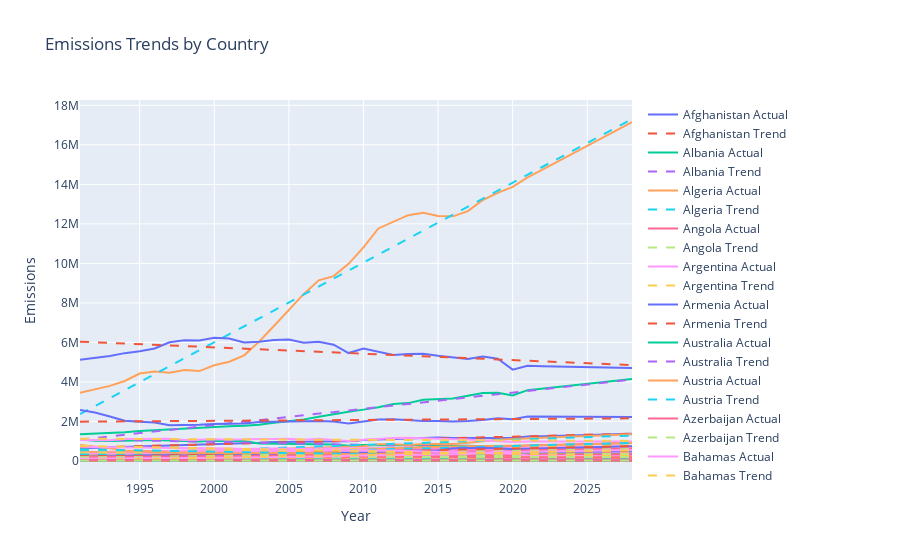
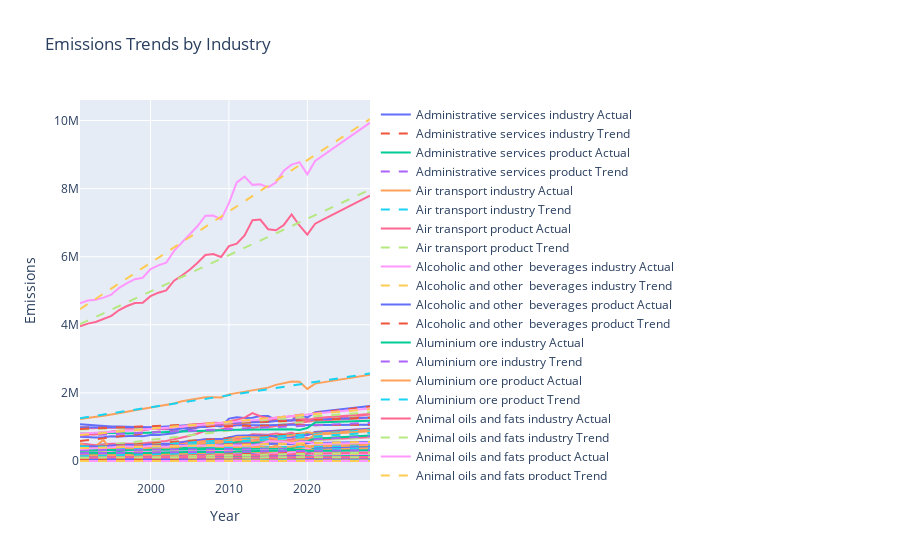

The code cell stored with these charts, in order, in its notebook:
### Code cell
import plotly.graph_objects as go

# Function to create plotly figure
def create_interactive_plot(trend_data, category_col, title):
    fig = go.Figure()

    for category in trend_data[category_col].unique():
        subset = trend_data[trend_data[category_col] == category]
        fig.add_trace(go.Scatter(x=subset['Year'], y=subset['Emissions'], mode='lines', name=f'{category} Actual'))
        fig.add_trace(go.Scatter(x=subset['Year'], y=subset['Trend'], mode='lines', name=f'{category} Trend', line=dict(dash='dash')))

    fig.update_layout(title=title, xaxis_title='Year', yaxis_title='Emissions')
    fig.show()

# Create interactive plot for country emissions
create_interactive_plot(country_trend_data, 'Country', 'Emissions Trends by Country')

# Create interactive plot for industry emissions
create_interactive_plot(industry_trend_data, 'Industry', 'Emissions Trends by Industry')
